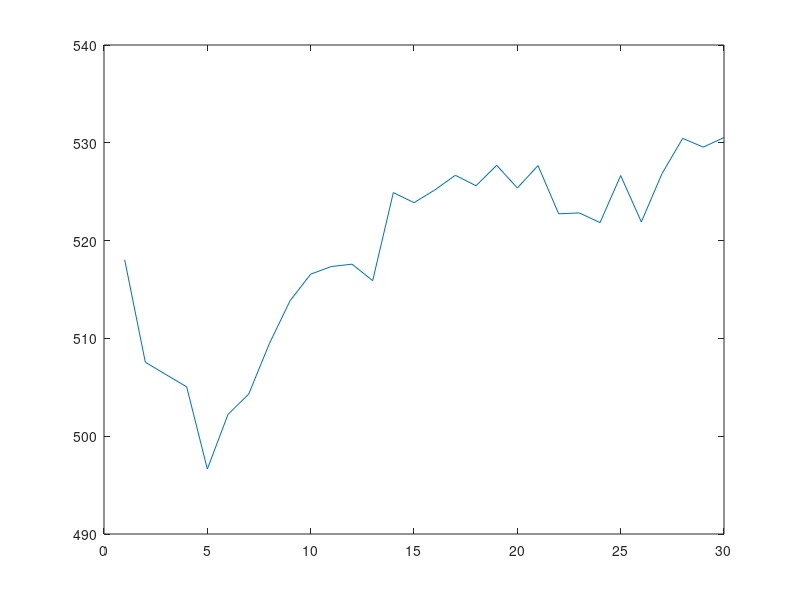

Reproduce this figure in MATLAB. (Note: this script raises an error after producing the figure.)
% Author Name: [Matthew Bogush]
% Email: [bogush26@rowan.edu]
% Course: MATLAB Programming - Fall 2024
% Assignment: Assignment 2
% Task: [Stock Market Analysis]
% Date: [10/11/24]

%Read stock data
fileID = fopen('stock_data.txt', 'r');
data = fscanf(fileID, '%f', [1 Inf]);
fclose(fileID);

%Calculations
avg = mean(data);
high = max(data);
low = min(data);

%Print
fprintf('Stock Market Analysis:\n');
fprintf('Average closing price: $ %f \n', avg ); %Average closing price
fprintf('Highest closing price: $ %f \n', high); %Highest closing price
fprintf('Lowest closing price: $ %f \n', low); %Lowest closing price

increase_count = sum(diff(data) > 0); %Calculate # of higher closing price than previous day
fprintf('Days with higher closing price than previous day: %d \n', increase_count);

%X and y values for line plot
x = 1:30;
y = data;

%Create line plot
plot(x, y);

%Create lines for average, highest and lowest prices
hold on 
yline(avg, 'b', 'LineWidth', 1.5, 'Label', 'Average Price');
yline(high, 'g', 'LineWidth', 1.5, 'Label', 'Highest Price');
yline(low, 'r', 'LineWidth', 1.5, 'Label', 'Lowest Price');
hold off

%Add labels and legend
title('Stock Prices for 30 Trading Days');
xlabel('30 Trading Days');
ylabel('Stock Price ($)');
legend('Daily Prices', 'Average Price', 'Highest Price', 'Lowest Price', 'Location', 'east');

%Save as .png
saveas(gcf, 'stock_analysis.png');

%Write summary into a new file
fileID = fopen('stock_summary.txt', 'w');
fprintf(fileID, 'Stock Market Analysis Summary\n');
fprintf(fileID, 'Average closing price: $ %f \n', avg ); 
fprintf(fileID, 'Highest closing price: $ %f \n', high); 
fprintf(fileID, 'Lowest closing price: $ %f \n', low);
fprintf(fileID, 'Days with higher closing price than previous day: %d \n', increase_count);
fclose(fileID);
